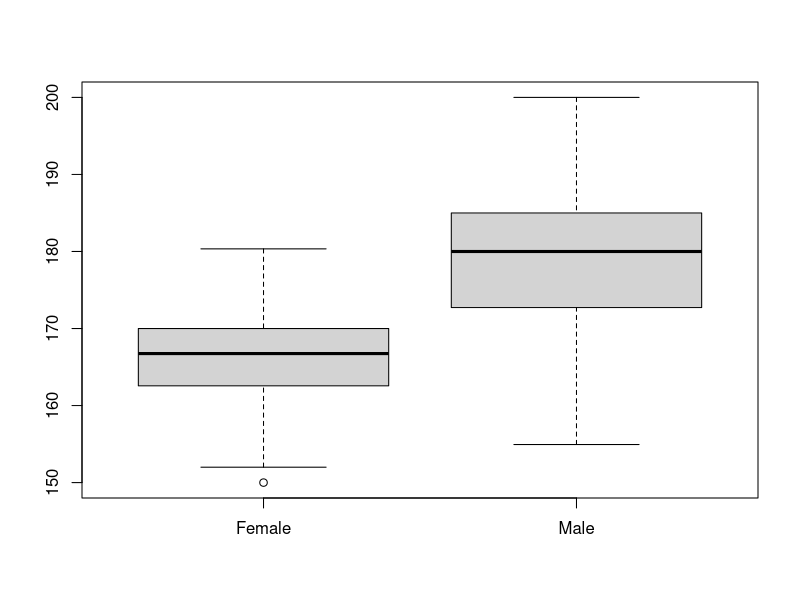
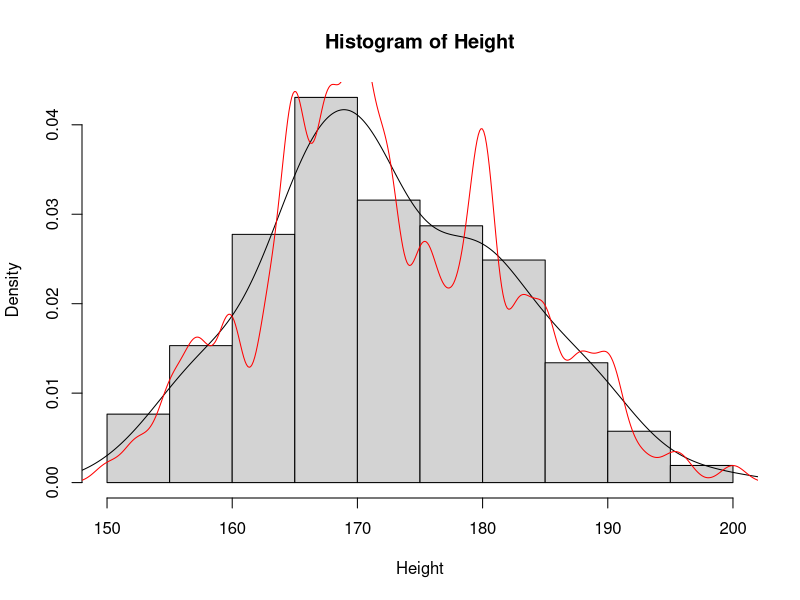
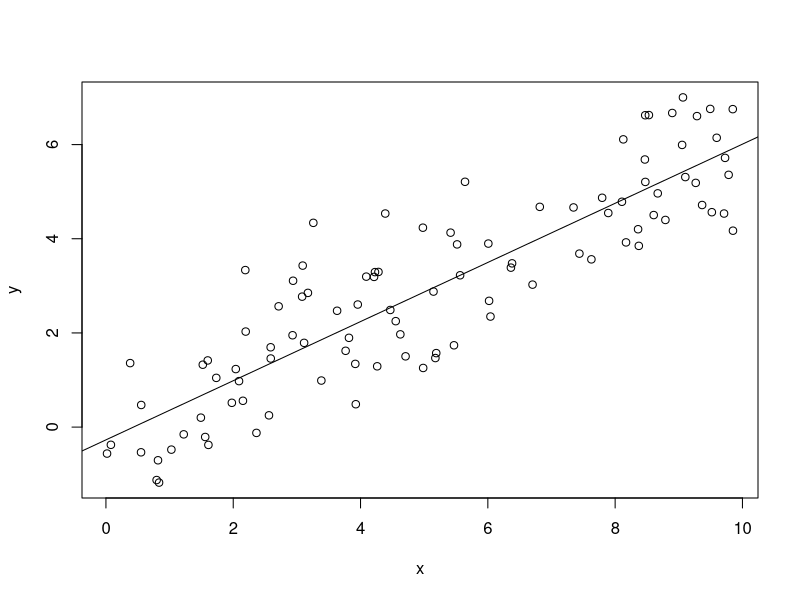
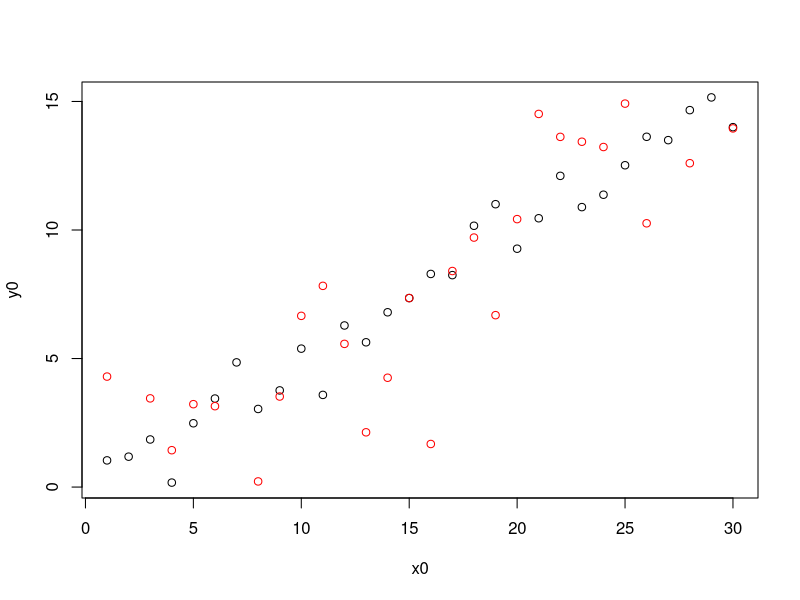
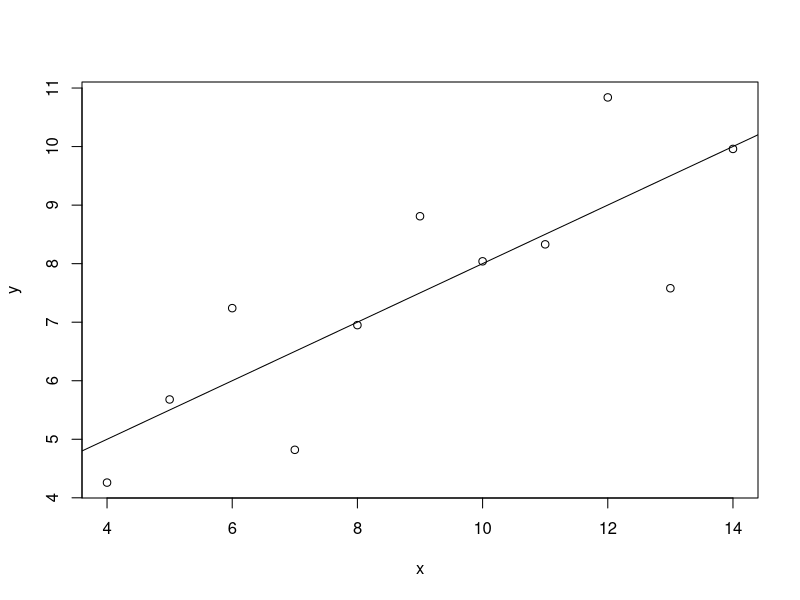
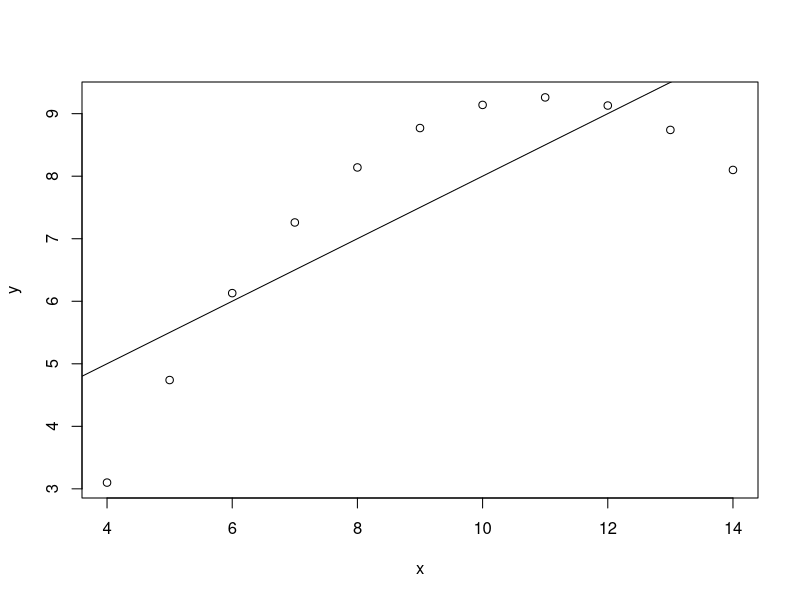
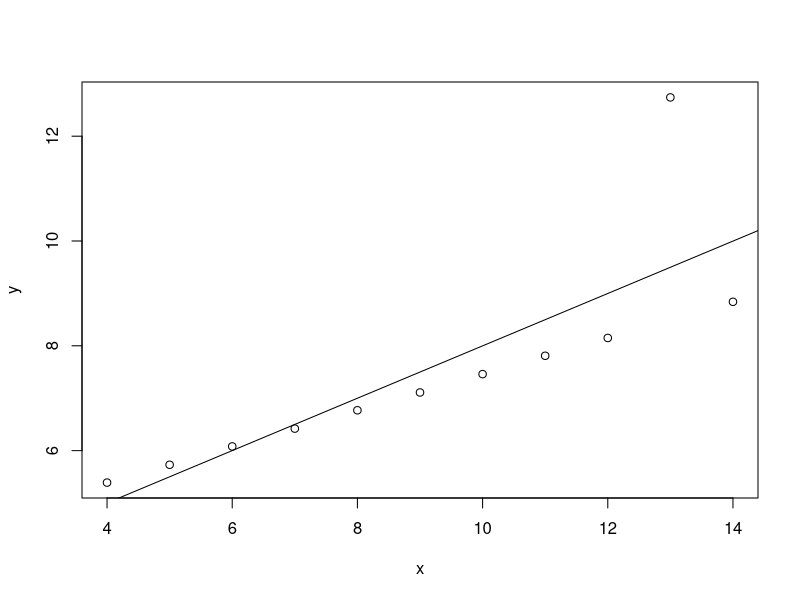
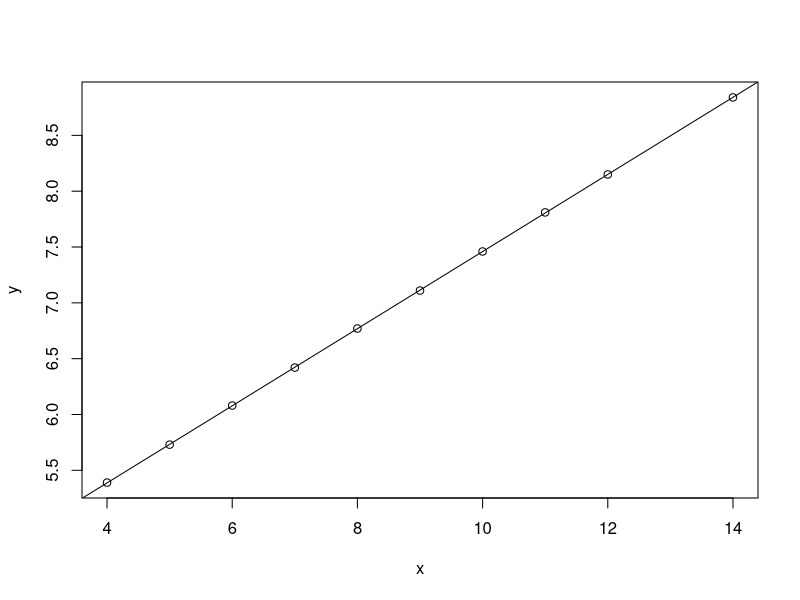

Source code (R) for these figures, in order:
## ---- chunk 1
  library('MASS')
  attach(survey)
## ---- chunk 2
  str(survey)
## ---- chunk 3
  # calculate by formula
  X = Height[!is.na(Height)]
  Xn_bar = sum(X)/length(X)
  Xn_bar
  # caclulate by built-in function
  Xn_bar = mean(Height, na.rm = T)
  Xn_bar
## ---- chunk 4
  # calculate by formula
  sum((X - Xn_bar)^2)/(length(X)-1)
  # caclulate by built-in function
  var(Height, na.rm = T)
## ---- chunk 5
  # calculate by formula
  sqrt(var(X))
  # caclulate by built-in function
  Sn = sd(Height, na.rm = T)
  Sn
## ---- chunk 6
  male = !is.na(Sex) & Sex == 'Male'
  female = !is.na(Sex) & Sex == 'Female'
  summary(Height[male])
  summary(Height[female])
## ---- chunk 7
  boxplot(Height[female], Height[male], names = c('Female', 'Male'))
## ---- chunk 8
  height = Height[!is.na(Height)]
  sum(height > Xn_bar - Sn & height < Xn_bar + Sn) / length(height)
  c = cut(height, c(0, Xn_bar - Sn, Xn_bar + Sn, max(height)))
  str(c)
  levels(c)
  prop.table(table(c))
## ---- chunk 9
  sum(height > Xn_bar - 2 * Sn & height < Xn_bar + 2 * Sn) / length(height)
  c2 = cut(height, c(0, Xn_bar - 2 * Sn, Xn_bar + 2 * Sn, max(height)))
  prop.table(table(c2))
## ---- chunk 10
  sum(height > Xn_bar - 3 * Sn & height < Xn_bar + 3 * Sn) / length(height)
  c3 = cut(height, c(0, Xn_bar - 3 * Sn, Xn_bar + 3 * Sn, max(height)))
  prop.table(table(c3))
## ---- chunk 11
  d = hist(Height, probability = T)
  lines(d$mids, d$counts)
  lines(density(height))
  lines(density(height, bw = 1), col = 'red')
## ---- chunk 12
  #getwd()
  #setwd()
  data = read.csv(file = 'CData.txt', header = T, sep = ' ', dec = '.')
  str(data)
  plot(data)
  x = data$x
  y = data$y
  l = lm(y~x)
  l
  abline(l)
## ---- chunk 13
  x0 = 1:30
  y0 = 0.5 * x0 + rnorm(30)
  plot(x0,y0)
  cor(x0,y0)
  y1 = 0.5 * x0 + 3 * rnorm(30)
  lines(x0, y1, col='red', type = 'p')
  cor(x0,y1)
## ---- chunk 14
  str(anscombe)
## ---- chunk 15
  x = anscombe$x1
  y = anscombe$y1
  cov(x, y)
  cor(x, y)
  plot(x, y)
  abline(lm(y~x))
## ---- chunk 16
  x = anscombe$x2
  y = anscombe$y2
  cov(x, y)
  cor(x, y)
  plot(x, y)
  abline(lm(y~x))
## ---- chunk 17
  x = anscombe$x3
  y = anscombe$y3
  cov(x, y)
  cor(x, y)
  plot(x, y)
  abline(lm(y~x))
  ind <- which.max(y)
  y <- y[-ind]
  x <- x[-ind]
  plot(x, y)
  abline(lm(y~x))
## ---- chunk 18
  x = anscombe$x4
  y = anscombe$y4
  cov(x, y)
  cor(x, y)
  plot(x, y)
  abline(lm(y~x))
  ind <- which.max(x)
  y <- y[-ind]
  x <- x[-ind]
  plot(x, y)
## ---- chunk 19
  str(Titanic)
## ---- chunk 20
  dim(Titanic)
  prop.table(apply(Titanic, c(2,4), sum))
  prop.table(apply(Titanic, c(1, 4), sum))
